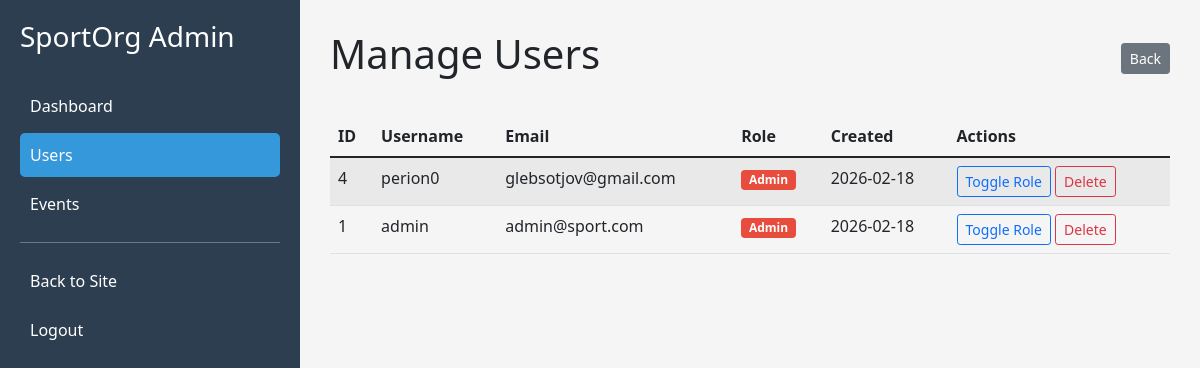
Page /src/pages/admin/users.php (signed in) on the committed database.
### tables this page shows
CREATE TABLE users (
        id INTEGER PRIMARY KEY AUTOINCREMENT,
        username TEXT UNIQUE NOT NULL,
        email TEXT UNIQUE NOT NULL,
        password TEXT NOT NULL,
        phone TEXT,
        avatar TEXT,
        rating REAL DEFAULT 0,
        total_ratings INTEGER DEFAULT 0,
        total_events INTEGER DEFAULT 0,
        participated_events INTEGER DEFAULT 0,
        attended_events INTEGER DEFAULT 0,
        remember_token TEXT,
        created_at DATETIME DEFAULT CURRENT_TIMESTAMP
    , reliability_rating REAL DEFAULT 5.0, games_attended INT DEFAULT 0, games_organized INT DEFAULT 0, avatar_url TEXT DEFAULT NULL, role TEXT DEFAULT 'user');

### src/pages/admin/users.php (the view, shortened to what this page needs)
<?php
require_once dirname(__DIR__, 2) . '/config/bootstrap.php';
$users = [];
try {
    $result = $pdo->query('SELECT id, username, email, role, created_at FROM users ORDER BY created_at DESC');
    $users = $result->fetchAll();
} catch (Exception $e) {
    $error = 'Error loading users';
}
?>
<!DOCTYPE html>
<html lang="en">
<head>
    <link href="https://cdn.jsdelivr.net/npm/bootstrap@5.1.3/dist/css/bootstrap.min.css" rel="stylesheet">
</head>
<body>
    <div class="container-fluid">
        <div class="row">
            <div class="col-md-3 sidebar">
                <h3 style="margin-bottom: 30px;">SportOrg Admin</h3>
                <a href="<?php echo SITE_URL; ?>?page=admin-dashboard">Dashboard</a>
                <a href="<?php echo SITE_URL; ?>?page=admin-users" class="active">Users</a>
                <a href="<?php echo SITE_URL; ?>?page=admin-events">Events</a>
                <hr style="background-color: white; opacity: 0.3;">
                <a href="<?php echo SITE_URL; ?>">Back to Site</a>
                <a href="<?php echo SITE_URL; ?>?page=logout">Logout</a>
            </div>
            <div class="col-md-9 main-content">
                <div style="display: flex; justify-content: space-between; align-items: center; margin-bottom: 30px;">
                    <h1>Manage Users</h1>
                    <a href="<?php echo SITE_URL; ?>?page=admin-dashboard" class="btn btn-secondary btn-sm">Back</a>
                </div>
                <div class="table-responsive">
                    <table class="table table-striped">
                        <thead>
                            <tr>
                                <th>ID</th>
                                <th>Username</th>
                                <th>Email</th>
                                <th>Role</th>
                                <th>Created</th>
                                <th>Actions</th>
                            </tr>
                        </thead>
                        <tbody>
                            <?php foreach ($users as $user): ?>
                                <tr>
                                    <td><?php echo $user['id']; ?></td>
                                    <td><?php echo htmlspecialchars($user['username']); ?></td>
                                    <td><?php echo htmlspecialchars($user['email']); ?></td>
                                    <td>
                                        <span class="badge <?php echo $user['role'] === 'admin' ? 'badge-admin' : 'bg-secondary'; ?>">
                                            <?php echo ucfirst($user['role']); ?>
                                        </span>
                                    </td>
                                    <td><?php echo date('Y-m-d', strtotime($user['created_at'])); ?></td>
                                    <td>
                                        <a href="<?php echo SITE_URL; ?>?page=admin-users&action=toggle-role&user_id=<?php echo $user['id']; ?>"
                                           class="btn btn-sm btn-outline-primary">Toggle Role</a>
                                        <a href="<?php echo SITE_URL; ?>?page=admin-users&action=delete&user_id=<?php echo $user['id']; ?>"
                                           class="btn btn-sm btn-outline-danger"
                                           onclick="return confirm('Are you sure?');">Delete</a>
                                    </td>
                                </tr>
                            <?php endforeach; ?>
                        </tbody>
                    </table>
                </div>
            </div>
        </div>
    </div>
</body>
</html>

### src/pages/admin/users.php (style rules this page uses)
body { background-color: #f5f5f5; }
.sidebar { background-color: #2c3e50; color: white; min-height: 100vh; padding: 20px; }
.sidebar a { color: white; text-decoration: none; display: block; padding: 10px; border-radius: 5px; margin: 5px 0; }
.sidebar a.active { background-color: #3498db; }
.main-content { padding: 30px; }
.badge-admin { background-color: #e74c3c; }

### rows in the picture
users: id "4", username "perion0", email "glebsotjov@gmail.com", role "Admin", created_at "2026-02-18"
users: id "1", username "admin", email "admin@sport.com", role "Admin", created_at "2026-02-18"
